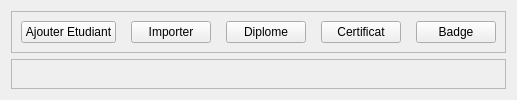
                 <widget class="QWidget" name="index_student">
                  <layout class="QVBoxLayout" name="verticalLayout_21">
                   <item>
                    <widget class="QFrame" name="frame_9">
                     <property name="frameShape">
                      <enum>QFrame::StyledPanel</enum>
                     </property>
                     <property name="frameShadow">
                      <enum>QFrame::Raised</enum>
                     </property>
                     <layout class="QHBoxLayout" name="horizontalLayout_22">
                      <property name="spacing">
                       <number>15</number>
                      </property>
                      <item>
                       <widget class="QPushButton" name="add_student">
                        <property name="cursor">
                         <cursorShape>PointingHandCursor</cursorShape>
                        </property>
                        <property name="text">
                         <string>Ajouter Etudiant</string>
                        </property>
                       </widget>
                      </item>
                      <item>
                       <widget class="QPushButton" name="btn_importer">
                        <property name="cursor">
                         <cursorShape>PointingHandCursor</cursorShape>
                        </property>
                        <property name="text">
                         <string>Importer</string>
                        </property>
                       </widget>
                      </item>
                      <item>
                       <widget class="QPushButton" name="btn_diplome">
                        <property name="cursor">
                         <cursorShape>PointingHandCursor</cursorShape>
                        </property>
                        <property name="text">
                         <string>Diplome</string>
                        </property>
                       </widget>
                      </item>
                      <item>
                       <widget class="QPushButton" name="btn_certificat">
                        <property name="cursor">
                         <cursorShape>PointingHandCursor</cursorShape>
                        </property>
                        <property name="text">
                         <string>Certificat</string>
                        </property>
                       </widget>
                      </item>
                      <item>
                       <widget class="QPushButton" name="btn_badge">
                        <property name="cursor">
                         <cursorShape>PointingHandCursor</cursorShape>
                        </property>
                        <property name="text">
                         <string>Badge</string>
                        </property>
                       </widget>
                      </item>
                     </layout>
                    </widget>
                   </item>
                   <item>
                    <widget class="QFrame" name="frame_10">
                     <property name="sizePolicy">
                      <sizepolicy hsizetype="Preferred" vsizetype="Expanding">
                       <horstretch>0</horstretch>
                       <verstretch>0</verstretch>
                      </sizepolicy>
                     </property>
                     <property name="frameShape">
                      <enum>QFrame::StyledPanel</enum>
                     </property>
                     <property name="frameShadow">
                      <enum>QFrame::Raised</enum>
                     </property>
                    </widget>
                   </item>
                  </layout>
                 </widget>
